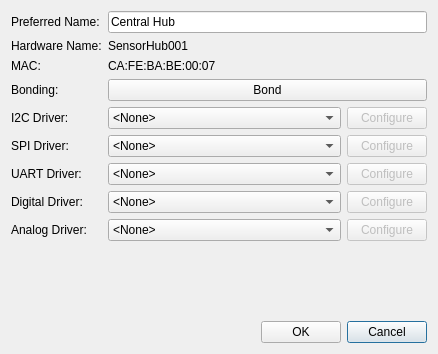
<?xml version="1.0" encoding="UTF-8"?>
<ui version="4.0">
 <class>Config</class>
 <widget class="QDialog" name="Config">
  <property name="windowModality">
   <enum>Qt::WindowModal</enum>
  </property>
  <property name="geometry">
   <rect>
    <x>0</x>
    <y>0</y>
    <width>438</width>
    <height>354</height>
   </rect>
  </property>
  <property name="windowTitle">
   <string>Configure Hub - Central Hub</string>
  </property>
  <layout class="QVBoxLayout" name="verticalLayout">
   <item>
    <layout class="QFormLayout" name="formLayout">
     <property name="fieldGrowthPolicy">
      <enum>QFormLayout::AllNonFixedFieldsGrow</enum>
     </property>
     <item row="0" column="0">
      <widget class="QLabel" name="label_3">
       <property name="text">
        <string>Preferred Name:</string>
       </property>
      </widget>
     </item>
     <item row="0" column="1">
      <widget class="QLineEdit" name="name">
       <property name="text">
        <string>Central Hub</string>
       </property>
      </widget>
     </item>
     <item row="1" column="0">
      <widget class="QLabel" name="label">
       <property name="text">
        <string>Hardware Name:</string>
       </property>
      </widget>
     </item>
     <item row="1" column="1">
      <widget class="QLabel" name="hwName">
       <property name="text">
        <string>SensorHub001</string>
       </property>
      </widget>
     </item>
     <item row="2" column="0">
      <widget class="QLabel" name="label_2">
       <property name="text">
        <string>MAC:</string>
       </property>
      </widget>
     </item>
     <item row="2" column="1">
      <widget class="QLabel" name="hwAddress">
       <property name="text">
        <string>CA:FE:BA:BE:00:07</string>
       </property>
      </widget>
     </item>
     <item row="3" column="0">
      <widget class="QLabel" name="label_4">
       <property name="text">
        <string>Bonding:</string>
       </property>
      </widget>
     </item>
     <item row="4" column="0">
      <widget class="QLabel" name="label_5">
       <property name="text">
        <string>I2C Driver:</string>
       </property>
      </widget>
     </item>
     <item row="5" column="0">
      <widget class="QLabel" name="label_6">
       <property name="text">
        <string>SPI Driver:</string>
       </property>
      </widget>
     </item>
     <item row="6" column="0">
      <widget class="QLabel" name="label_7">
       <property name="text">
        <string>UART Driver:</string>
       </property>
      </widget>
     </item>
     <item row="7" column="0">
      <widget class="QLabel" name="label_8">
       <property name="text">
        <string>Digital Driver:</string>
       </property>
      </widget>
     </item>
     <item row="8" column="0">
      <widget class="QLabel" name="label_9">
       <property name="text">
        <string>Analog Driver:</string>
       </property>
      </widget>
     </item>
     <item row="3" column="1">
      <widget class="QPushButton" name="pushButton">
       <property name="text">
        <string>Bond</string>
       </property>
      </widget>
     </item>
     <item row="5" column="1">
      <layout class="QHBoxLayout" name="horizontalLayout_2">
       <item>
        <widget class="QComboBox" name="spiDrivers">
         <property name="sizePolicy">
          <sizepolicy hsizetype="MinimumExpanding" vsizetype="Fixed">
           <horstretch>0</horstretch>
           <verstretch>0</verstretch>
          </sizepolicy>
         </property>
         <item>
          <property name="text">
           <string>&lt;None&gt;</string>
          </property>
         </item>
        </widget>
       </item>
       <item>
        <widget class="QPushButton" name="spiConfigButton">
         <property name="enabled">
          <bool>false</bool>
         </property>
         <property name="text">
          <string>Configure</string>
         </property>
        </widget>
       </item>
      </layout>
     </item>
     <item row="6" column="1">
      <layout class="QHBoxLayout" name="horizontalLayout_4">
       <item>
        <widget class="QComboBox" name="uartDrivers">
         <property name="sizePolicy">
          <sizepolicy hsizetype="MinimumExpanding" vsizetype="Fixed">
           <horstretch>0</horstretch>
           <verstretch>0</verstretch>
          </sizepolicy>
         </property>
         <item>
          <property name="text">
           <string>&lt;None&gt;</string>
          </property>
         </item>
        </widget>
       </item>
       <item>
        <widget class="QPushButton" name="uartConfigButton">
         <property name="enabled">
          <bool>false</bool>
         </property>
         <property name="text">
          <string>Configure</string>
         </property>
        </widget>
       </item>
      </layout>
     </item>
     <item row="7" column="1">
      <layout class="QHBoxLayout" name="horizontalLayout_3">
       <item>
        <widget class="QComboBox" name="digitalDrivers">
         <property name="sizePolicy">
          <sizepolicy hsizetype="MinimumExpanding" vsizetype="Fixed">
           <horstretch>0</horstretch>
           <verstretch>0</verstretch>
          </sizepolicy>
         </property>
         <item>
          <property name="text">
           <string>&lt;None&gt;</string>
          </property>
         </item>
        </widget>
       </item>
       <item>
        <widget class="QPushButton" name="digitalConfigButton">
         <property name="enabled">
          <bool>false</bool>
         </property>
         <property name="text">
          <string>Configure</string>
         </property>
        </widget>
       </item>
      </layout>
     </item>
     <item row="8" column="1">
      <layout class="QHBoxLayout" name="horizontalLayout_5">
       <item>
        <widget class="QComboBox" name="analogDrivers">
         <property name="sizePolicy">
          <sizepolicy hsizetype="MinimumExpanding" vsizetype="Fixed">
           <horstretch>0</horstretch>
           <verstretch>0</verstretch>
          </sizepolicy>
         </property>
         <item>
          <property name="text">
           <string>&lt;None&gt;</string>
          </property>
         </item>
        </widget>
       </item>
       <item>
        <widget class="QPushButton" name="analogConfigButton">
         <property name="enabled">
          <bool>false</bool>
         </property>
         <property name="text">
          <string>Configure</string>
         </property>
        </widget>
       </item>
      </layout>
     </item>
     <item row="4" column="1">
      <layout class="QHBoxLayout" name="horizontalLayout_6">
       <item>
        <widget class="QComboBox" name="i2cDrivers">
         <property name="sizePolicy">
          <sizepolicy hsizetype="MinimumExpanding" vsizetype="Fixed">
           <horstretch>0</horstretch>
           <verstretch>0</verstretch>
          </sizepolicy>
         </property>
         <item>
          <property name="text">
           <string>&lt;None&gt;</string>
          </property>
         </item>
        </widget>
       </item>
       <item>
        <widget class="QPushButton" name="i2cConfigButton">
         <property name="enabled">
          <bool>false</bool>
         </property>
         <property name="text">
          <string>Configure</string>
         </property>
        </widget>
       </item>
      </layout>
     </item>
    </layout>
   </item>
   <item>
    <spacer name="verticalSpacer">
     <property name="orientation">
      <enum>Qt::Vertical</enum>
     </property>
     <property name="sizeHint" stdset="0">
      <size>
       <width>20</width>
       <height>40</height>
      </size>
     </property>
    </spacer>
   </item>
   <item>
    <layout class="QHBoxLayout" name="horizontalLayout">
     <item>
      <spacer name="horizontalSpacer">
       <property name="orientation">
        <enum>Qt::Horizontal</enum>
       </property>
       <property name="sizeHint" stdset="0">
        <size>
         <width>40</width>
         <height>20</height>
        </size>
       </property>
      </spacer>
     </item>
     <item>
      <widget class="QPushButton" name="okButton">
       <property name="text">
        <string>OK</string>
       </property>
      </widget>
     </item>
     <item>
      <widget class="QPushButton" name="cancelButton">
       <property name="text">
        <string>Cancel</string>
       </property>
       <property name="default">
        <bool>true</bool>
       </property>
      </widget>
     </item>
    </layout>
   </item>
  </layout>
 </widget>
 <resources/>
 <connections>
  <connection>
   <sender>cancelButton</sender>
   <signal>clicked()</signal>
   <receiver>Config</receiver>
   <slot>close()</slot>
   <hints>
    <hint type="sourcelabel">
     <x>385</x>
     <y>330</y>
    </hint>
    <hint type="destinationlabel">
     <x>218</x>
     <y>176</y>
    </hint>
   </hints>
  </connection>
 </connections>
</ui>
